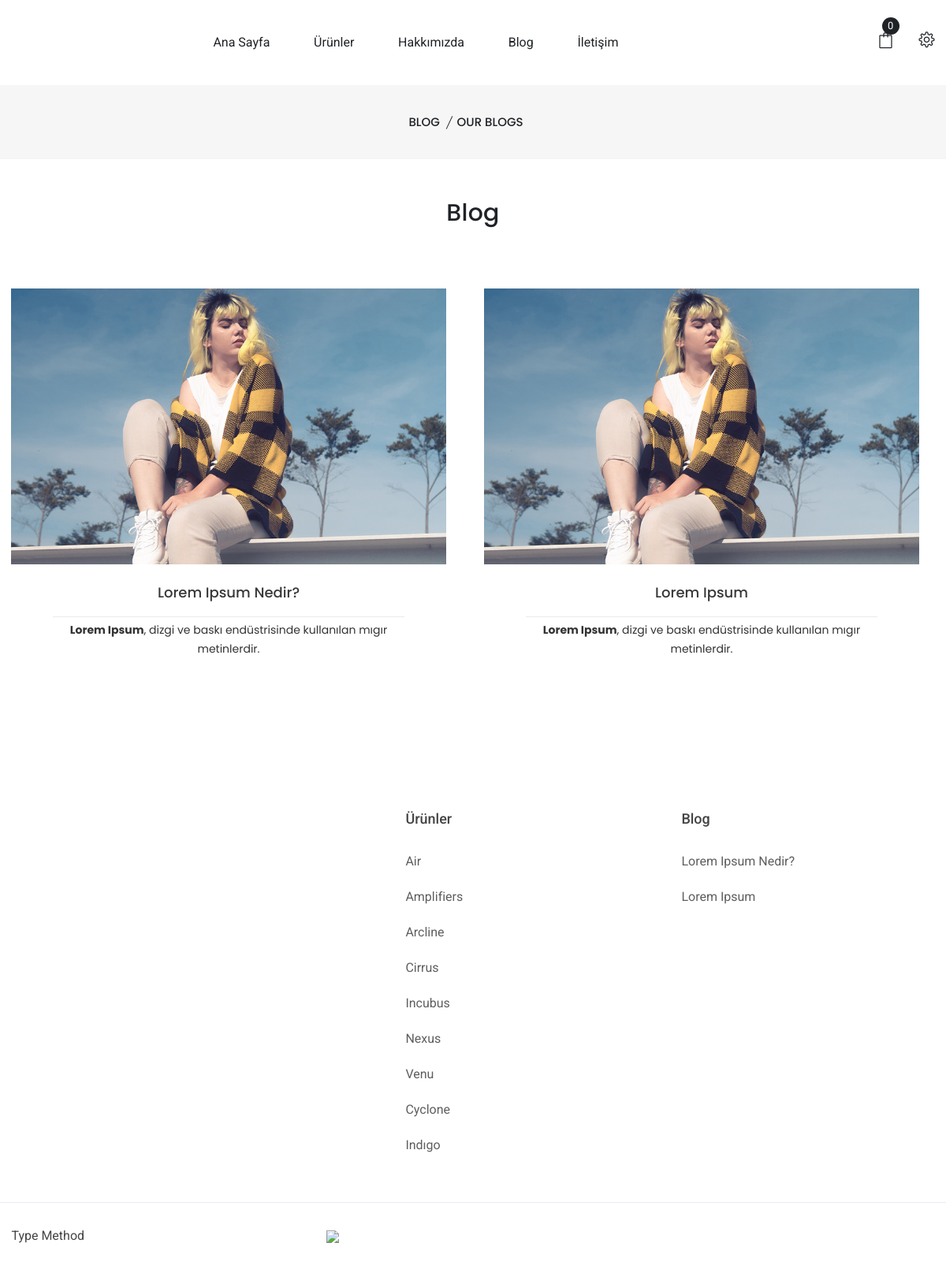
The page /blog/list/ on the database as committed earlier.
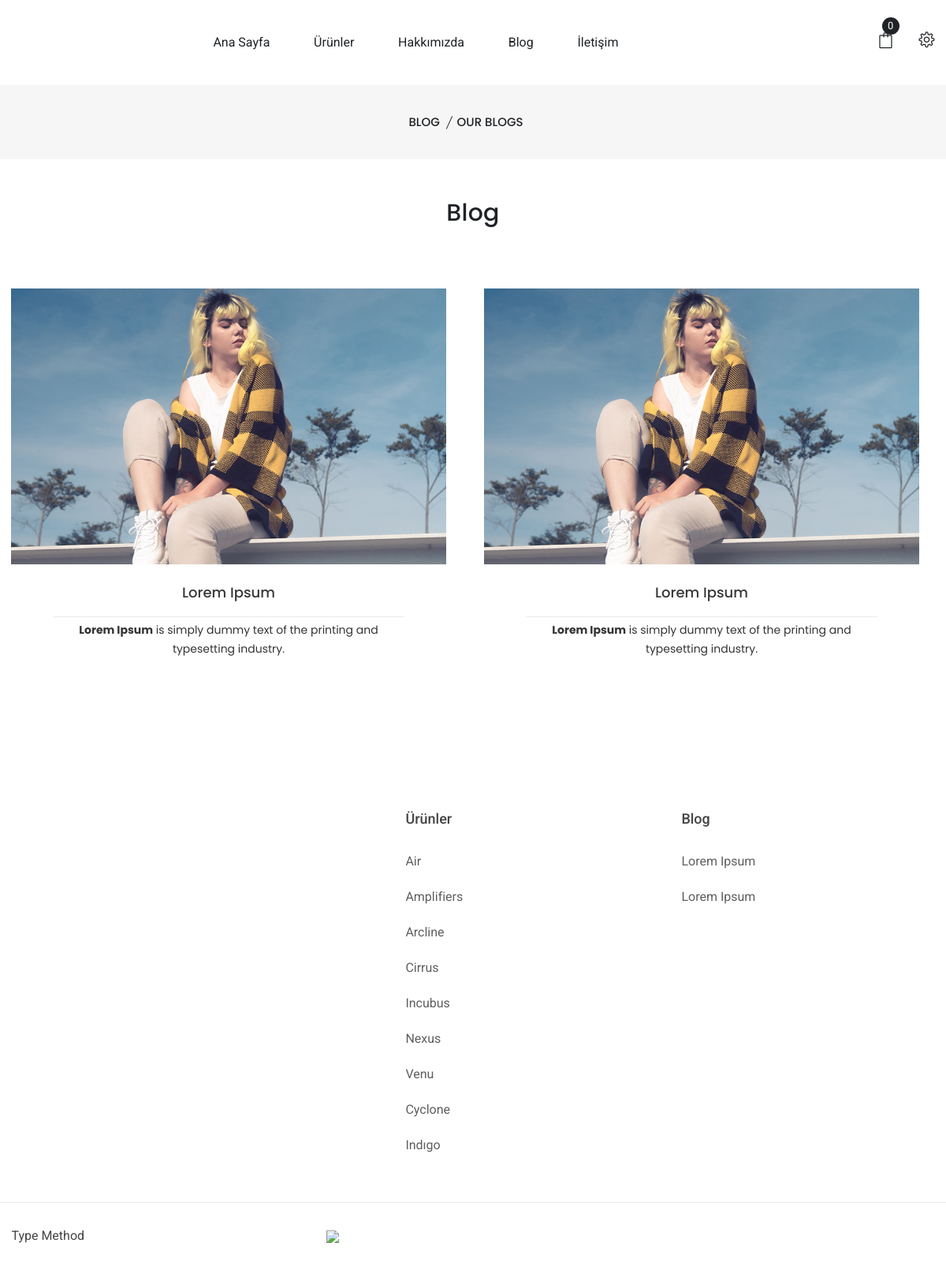
The same page on the database as committed later.
### yoga/models.py (models this page shows, shortened)
class Blog(models.Model):
    image = models.ImageField(upload_to='products/%y/%m/%d', blank=True, verbose_name='Resim : (550x350)')
    list = models.ImageField(upload_to='products/%y/%m/%d', blank=True, verbose_name='Resim : (850x530)')
    title = models.CharField(max_length=1000, default='Title')
    mini_info = RichTextUploadingField()
    info = RichTextUploadingField()
    slug = models.SlugField(max_length=200, db_index=True)
    def get_absolute_url(self):
        return reverse('yoga:blog_detail',args=[self.slug])

### yoga/views.py (the view)
# urls.py: path('list/',views.blog_list,name='list'),
def blog_list(request):
    cart = Cart(request)
    blogs = Blog.objects.all().order_by('-id')
    blogs = Blog.objects.all().order_by('-id')
    cate = Category.objects.all()
    done = kvvk.objects.all()
    context= {
        'blogs' : blogs,
        'cate':cate,
        'cart':cart,
        'done':done,
        'blogs':blogs
    }
    return render(request, 'central/blog.html', context)

### shop/models.py (called while the page is built)
    def get_absolute_url(self):
        return reverse('shop:product_list_by_show', args=[self.slug])

### yoga/templates/central/blog.html (shortened to what this page needs)
{% extends "base.html" %}
{% load static i18n %}
{% block content %}
<div class="breadcrumb-area pt-35 pb-35 bg-gray">
        <div class="container">
            <div class="breadcrumb-content text-center">
                <ul>
                    <li>
                        <a href="index.html">Blog</a>
                    </li>
                    <li class="active">Our Blogs</li>
                </ul>
            </div>
        </div>
    </div>
    <div class="blog-area pt-50 pb-65">
        <div class="container">
            <div class="section-title text-center pb-60">
                <h2>Blog </h2>
            </div>
            <div class="row">
                {% for product in blogs %}
                <div class="col-lg-6 col-md-6">
                    <div class="blog-wrap mb-30 mr-20 text-center scroll-zoom">
                        <div class="blog-img mb-25">
                            <a href="{{product.get_absolute_url}}"><img src="{% if product.image %}{{ product.image.url }}{% endif %}" alt=""></a>
                        </div>
                        <div class="blog-content">
                            <h3><a href="{{product.get_absolute_url}}">{{product.title}}</a></h3>
                                <br>
                            <p>{{product.mini_info | safe}}</p>
                        </div>
                    </div>
                </div>
                {% endfor %}
            </div>
        </div>
    </div>
{% endblock %}

### yoga/templates/footer.html (shortened to what this page needs)
{% load static %}
<footer class="footer-area pt-100">
        <div class="container">
            <div class="footer-top-2 pb-20">
                <div class="row">
                    <div class="col-lg-4 col-md-4 col-sm-12 col-12">
                        <div class="footer-widget mb-40">
                        </div>
                    </div>
                    <div class="col-lg-4 col-md-4 col-sm-4 col-6">
                        <div class="footer-widget mb-40 pl-100">
                            <div class="footer-title">
                                <h3>Ürünler</h3>
                            </div>
                            <div class="footer-list">
                                <ul>
                                    {% for product in cate %}
                                    <li><a href="{{product.get_absolute_url}}">{{product.name}}</a></li>
                                    {% endfor %}
                                </ul>
                            </div>
                        </div>
                    </div>
                    <div class="col-lg-4 col-md-4 col-sm-4 col-6">
                        <div class="footer-widget mb-40 pl-50">
                            <div class="footer-title">
                                <h3>Blog</h3>
                            </div>
                            <div class="footer-list">
                                <ul>
                                    {% for product in blogs %}
                                    <li><a href="{{product.get_absolute_url}}">{{product.title}}</a></li>
                                    {% endfor %}
                                </ul>
                            </div>
                        </div>
                    </div>
                </div>
            </div>
        </div>
        <div class="footer-bottom border-top-2 pt-30">
            <div class="container">
                <div class="row align-items-center">
                    <div class="col-lg-4 col-md-4 col-sm-6 col-12">
                        <div class="copyright-2 pb-30">
                                <p>Type Method</p>
                        </div>
                    </div>
                   <div class="col-lg-4 col-md-4 col-sm-6 col-12">
                        <div class=" pb-30">
                            <a href="/"><img width="300" src="{% static 'visa.png'%}"></a>
                        </div>
                    </div>
                </div>
            </div>
        </div>
    </footer>

Rows that differ between the two databases and show on the page:
changed Blog (number 1 of 2 on the later page): title "Lorem Ipsum Nedir?" → "Lorem Ipsum"; mini_info "Lorem Ipsum , dizgi ve baskı endüstrisinde kullanılan mıgır metinlerdir." → "Lorem Ipsum is simply dummy text of the printing and typesetting industry."
changed Blog (number 2 of 2 on the later page): mini_info "Lorem Ipsum , dizgi ve baskı endüstrisinde kullanılan mıgır metinlerdir." → "Lorem Ipsum is simply dummy text of the printing and typesetting industry."
